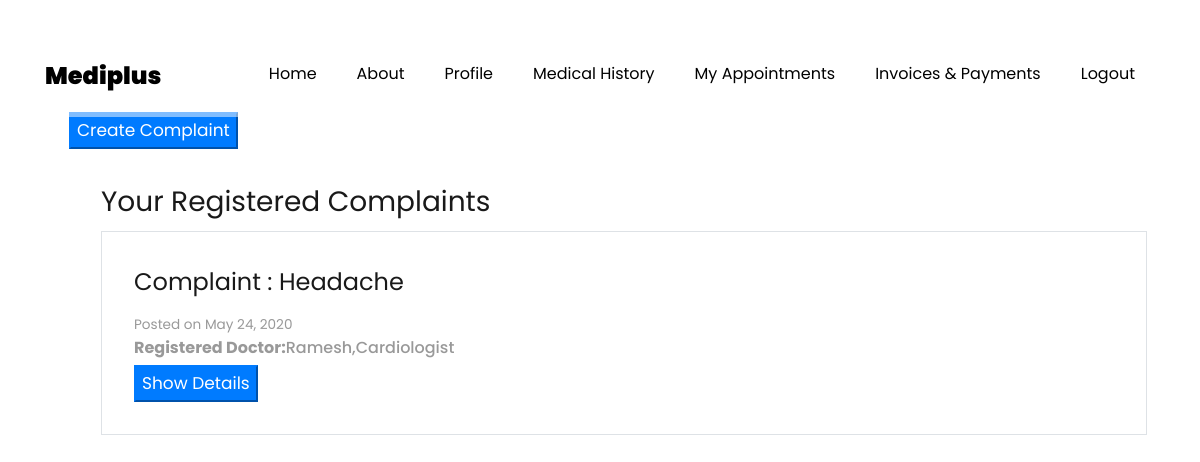
/Complaints/ (signed in), run on the app's committed database.
### core/models.py (models this page shows, shortened)
class Complaint(models.Model):
    Doctor=models.ForeignKey(Doctor,on_delete=models.CASCADE)
    patient=models.ForeignKey(Patient,on_delete=models.CASCADE)
    Complaint_Name=models.CharField(max_length=500)
    Symptom1=models.CharField(max_length=500)
    Symptom2=models.CharField(max_length=500)
    Description=models.TextField()
    Date=models.DateTimeField(auto_now=True)

class Doctor(models.Model):
    status_choices=(
        ('onduty','onduty'),
        ('offduty','offduty'),
    )
    user=models.OneToOneField(Users,on_delete=models.CASCADE,primary_key=True)
    Education=models.CharField(max_length=500)
    Specialization=models.CharField(max_length=500)
    AadharNo=models.IntegerField()
    Attendence=models.IntegerField(null=True,blank=True)
    Salary=models.IntegerField(null=True,blank=True)
    status=models.CharField(choices=status_choices,max_length=300)

class Users(AbstractUser):
    PATIENT=1
    DOCTOR=2
    HR=3
    RECEPTIONIST=4
    ROLE_CHOICES = (
        (PATIENT, 'Patient'),
        (DOCTOR, 'Doctor'),
        (HR,'HR'),
        (RECEPTIONIST,'Receptionist')
    )
    GENDER_CHOICES = (
        ('M', 'Male'),
        ('F', 'Female'),
        ('O', 'Other'),
    )
    role = models.PositiveSmallIntegerField(choices=ROLE_CHOICES,null=True,blank=True)
    gender = models.CharField(max_length=1, choices=GENDER_CHOICES)
    age=models.IntegerField(null=True,blank=True)
    phoneno=models.BigIntegerField(null=True,blank=True)
    address=models.TextField(null=True,blank=True)

### core/views.py (the view)
# urls.py: path('Complaints/',views.ComplaintListView,name='ComplaintListView'),
@login_required
def ComplaintListView(request):
    patient=Patient.objects.get(user=request.user)
    complaints=Complaint.objects.filter(patient=patient)
    template_name='Medical_History.html'
    return render(request,template_name,context={'complaints':complaints})

### core/templates/Medical_History.html (shortened to what this page needs)
{% extends 'base.html' %}
{% load static %}
{% block content %}
<div class='container pt-3 mt -3'>
    <a href="{% url 'ComplaintRegistration' %}"><button class='btn-primary'>Create Complaint</button></a>
    <section class='content-section m-3 p-3'>
    <h3>Your Registered Complaints</h3>
    {% for complaint in complaints %}
    <section class="media border p-3 mt-2">
        <section class="media-body p-3">
            <h4>Complaint : {{complaint.Complaint_Name}}</a></h4><small>Posted on {{complaint.Date | date}}</small>
            <h6><b>Registered Doctor:</b>{{complaint.Doctor.user.username}},{{complaint.Doctor.Specialization}}</h6>
            <a href="{% url 'ComplaintDetailView' complaint.id %}"><button class='btn-primary'>Show Details</button></a>
        </section>
    </section>
    {% endfor %}
</section>
</div>
{% endblock %}

### data on the page
Complaint: Complaint_Name "Headache", Date "May 24, 2020", Doctor.user.username "Ramesh", Doctor.Specialization "Cardiologist"
